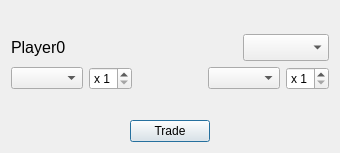
<?xml version="1.0" encoding="UTF-8"?>
<ui version="4.0">
 <class>TradeDialog</class>
 <widget class="QDialog" name="TradeDialog">
  <property name="geometry">
   <rect>
    <x>0</x>
    <y>0</y>
    <width>340</width>
    <height>153</height>
   </rect>
  </property>
  <property name="windowTitle">
   <string>Trade Resources</string>
  </property>
  <layout class="QVBoxLayout" name="verticalLayout">
   <item>
    <spacer name="verticalSpacer">
     <property name="orientation">
      <enum>Qt::Vertical</enum>
     </property>
     <property name="sizeHint" stdset="0">
      <size>
       <width>20</width>
       <height>40</height>
      </size>
     </property>
    </spacer>
   </item>
   <item>
    <layout class="QHBoxLayout" name="horizontalLayout_2">
     <item>
      <widget class="QLabel" name="label_user">
       <property name="font">
        <font>
         <pointsize>12</pointsize>
        </font>
       </property>
       <property name="text">
        <string>Player0</string>
       </property>
      </widget>
     </item>
     <item>
      <spacer name="horizontalSpacer">
       <property name="orientation">
        <enum>Qt::Horizontal</enum>
       </property>
       <property name="sizeHint" stdset="0">
        <size>
         <width>40</width>
         <height>20</height>
        </size>
       </property>
      </spacer>
     </item>
     <item>
      <widget class="QComboBox" name="comboBox_user">
       <property name="font">
        <font>
         <pointsize>12</pointsize>
        </font>
       </property>
      </widget>
     </item>
    </layout>
   </item>
   <item>
    <layout class="QHBoxLayout" name="horizontalLayout">
     <item>
      <widget class="QComboBox" name="comboBox_1"/>
     </item>
     <item>
      <widget class="QSpinBox" name="spinBox_1">
       <property name="prefix">
        <string>x </string>
       </property>
       <property name="minimum">
        <number>1</number>
       </property>
       <property name="maximum">
        <number>9</number>
       </property>
      </widget>
     </item>
     <item>
      <spacer name="horizontalSpacer_2">
       <property name="orientation">
        <enum>Qt::Horizontal</enum>
       </property>
       <property name="sizeHint" stdset="0">
        <size>
         <width>40</width>
         <height>20</height>
        </size>
       </property>
      </spacer>
     </item>
     <item>
      <widget class="QLabel" name="label">
       <property name="sizePolicy">
        <sizepolicy hsizetype="Fixed" vsizetype="Fixed">
         <horstretch>0</horstretch>
         <verstretch>0</verstretch>
        </sizepolicy>
       </property>
       <property name="text">
        <string/>
       </property>
       <property name="pixmap">
        <pixmap resource="../resource/res.qrc">:/img/img/exchange.png</pixmap>
       </property>
      </widget>
     </item>
     <item>
      <spacer name="horizontalSpacer_3">
       <property name="orientation">
        <enum>Qt::Horizontal</enum>
       </property>
       <property name="sizeHint" stdset="0">
        <size>
         <width>40</width>
         <height>20</height>
        </size>
       </property>
      </spacer>
     </item>
     <item>
      <widget class="QComboBox" name="comboBox_2"/>
     </item>
     <item>
      <widget class="QSpinBox" name="spinBox_2">
       <property name="prefix">
        <string>x </string>
       </property>
       <property name="minimum">
        <number>1</number>
       </property>
       <property name="maximum">
        <number>9</number>
       </property>
      </widget>
     </item>
    </layout>
   </item>
   <item>
    <spacer name="verticalSpacer_2">
     <property name="orientation">
      <enum>Qt::Vertical</enum>
     </property>
     <property name="sizeHint" stdset="0">
      <size>
       <width>20</width>
       <height>40</height>
      </size>
     </property>
    </spacer>
   </item>
   <item alignment="Qt::AlignHCenter">
    <widget class="QPushButton" name="pushButton_trade">
     <property name="sizePolicy">
      <sizepolicy hsizetype="Fixed" vsizetype="Fixed">
       <horstretch>0</horstretch>
       <verstretch>0</verstretch>
      </sizepolicy>
     </property>
     <property name="text">
      <string>Trade</string>
     </property>
    </widget>
   </item>
  </layout>
 </widget>
 <resources>
  <include location="../resource/res.qrc"/>
 </resources>
 <connections/>
</ui>
